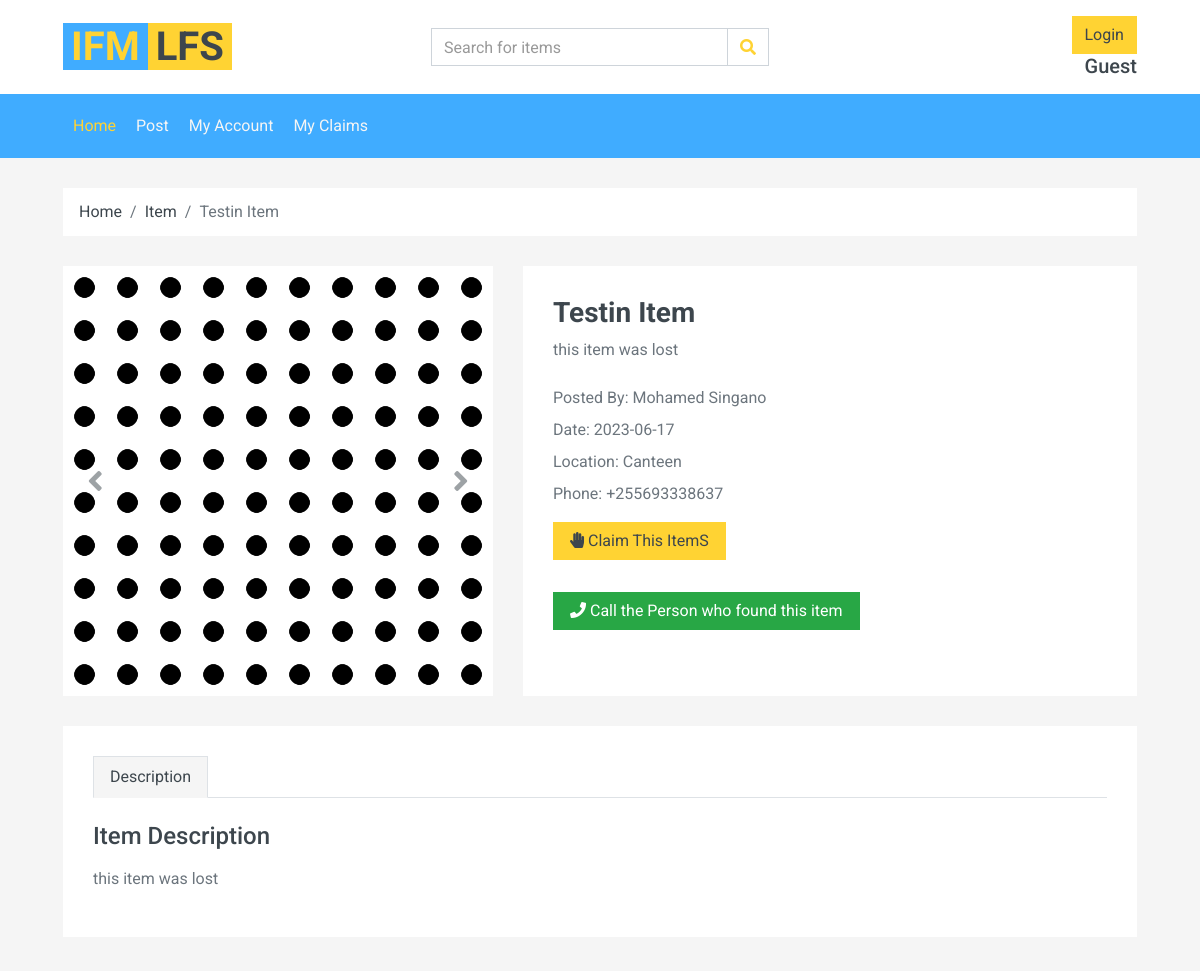
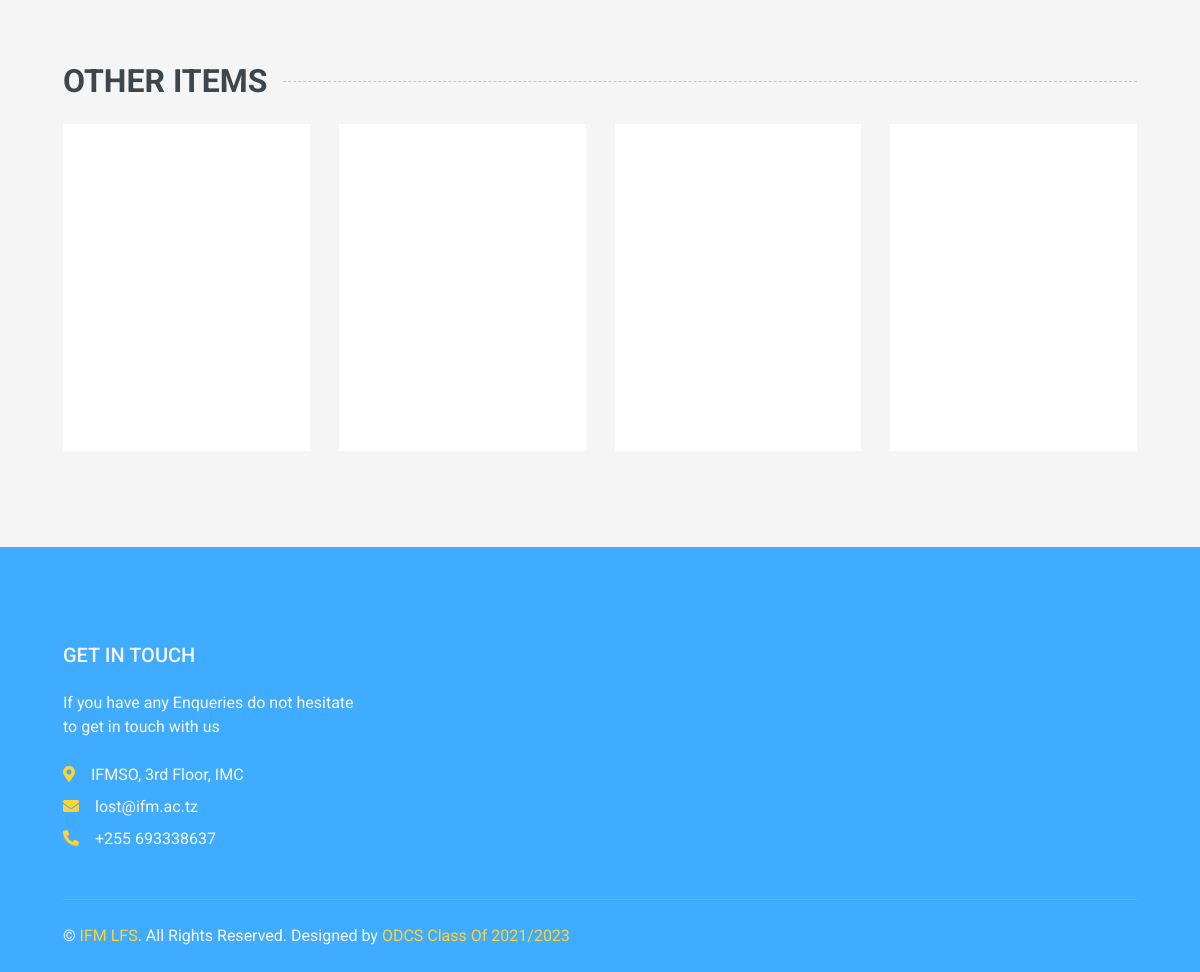
Screenshot of /detail.php?id=13 with the database file from the repository (2 pictures, top to bottom).
### tables this page shows
CREATE TABLE `items` (
  `item_id` int(11) NOT NULL AUTO_INCREMENT,
  `item_name` varchar(255) DEFAULT NULL,
  `category` varchar(255) DEFAULT NULL,
  `description` varchar(255) DEFAULT NULL,
  `postedby` int(11) DEFAULT NULL,
  `location_found` varchar(255) DEFAULT NULL,
  `location_lost` varchar(255) DEFAULT NULL,
  `date_found` varchar(255) DEFAULT NULL,
  `date_lost` varchar(255) DEFAULT NULL,
  `owner_name` varchar(255) DEFAULT NULL,
  `owner_contact` varchar(255) DEFAULT NULL,
  `claimed` tinyint(1) DEFAULT 0,
  `foundby` int(11) DEFAULT NULL,
  `type` varchar(255) DEFAULT NULL,
  `claimed_by` int(11) DEFAULT NULL,
  `status` int(11) DEFAULT 0,
  `claimed_date` date DEFAULT NULL,
  `image` varchar(255) DEFAULT NULL,
  PRIMARY KEY (`item_id`),
  KEY `postedby` (`postedby`),
  KEY `claimed_by` (`claimed_by`),
  KEY `foundby` (`foundby`),
  CONSTRAINT `items_ibfk_1` FOREIGN KEY (`postedby`) REFERENCES `users` (`id`),
  CONSTRAINT `items_ibfk_2` FOREIGN KEY (`claimed_by`) REFERENCES `users` (`id`),
  CONSTRAINT `items_ibfk_3` FOREIGN KEY (`foundby`) REFERENCES `users` (`id`)
);

CREATE TABLE `users` (
  `id` int(11) NOT NULL AUTO_INCREMENT,
  `username` varchar(50) DEFAULT NULL,
  `email` varchar(50) DEFAULT NULL,
  `password` varchar(50) DEFAULT NULL,
  `first_name` varchar(50) DEFAULT NULL,
  `middle_name` varchar(50) DEFAULT NULL,
  `lastname` varchar(50) DEFAULT NULL,
  `student_id` varchar(50) DEFAULT NULL,
  `phone` varchar(50) DEFAULT NULL,
  `role` int(11) DEFAULT NULL,
  `resetcode` int(11) DEFAULT NULL,
  `resettoken` varchar(50) DEFAULT NULL,
  `expireat` int(50) DEFAULT NULL,
  `verifytoken` varchar(255) DEFAULT NULL,
  `verified` int(11) DEFAULT 0,
  `code` varchar(50) DEFAULT NULL,
  PRIMARY KEY (`id`)
);

### detail.php (the view, shortened to what this page needs)
<!DOCTYPE html>
<html lang="en">
<head>
    <link href="https://cdnjs.cloudflare.com/ajax/libs/font-awesome/5.10.0/css/all.min.css" rel="stylesheet">
    <link href="lib/animate/animate.min.css" rel="stylesheet">
    <link href="lib/owlcarousel/assets/owl.carousel.min.css" rel="stylesheet">
    <link href="css/style.css" rel="stylesheet">
</head>
<body>
    <div class="container-fluid">
        <div class="row align-items-center bg-light py-3 px-xl-5 d-none d-lg-flex">
            <div class="col-lg-4">
                <a href="index.php" class="text-decoration-none">
                    <span class="h1 text-uppercase text-primary bg-dark px-2">IFM</span>
                    <span class="h1 text-uppercase text-dark bg-primary px-2 ml-n1"> LFS</span>
                </a>
            </div>
            <div class="col-lg-4 col-6 text-left">
                <form action="search.php">
                    <div class="input-group">
                        <input name="query" type="text" class="form-control" placeholder="Search for items">
                        <div class="input-group-append">
                            <span class="input-group-text bg-transparent text-primary">
                                <i class="fa fa-search"></i>
                            </span>
                        </div>
                    </div>
                </form>
            </div>
            <div class="col-lg-4 col-6 text-right">
                <?php
                if(isset($_SESSION['username'])){
                    $fname = $_SESSION['first_name'] .' '. $_SESSION['lastname'];
                   echo '<p class="m-0"><a class="btn btn-danger" href="helpers/logout.php">Log out</a></p>
                    <h5 class="m-0">'.$fname.'</h5>';
                }else{
                    echo '<p class="m-0"><a class="btn btn-primary" href="login.php">Login</a></p>
                    <h5 class="m-0">Guest</h5>';
                }
                ?>
            </div>
        </div>
    </div>
    <div class="container-fluid bg-dark mb-30">
        <div class="row px-xl-5">
            <div class="col-lg-9">
                <nav class="navbar navbar-expand-lg bg-dark navbar-dark py-3 py-lg-0 px-0">
                    <div class="collapse navbar-collapse justify-content-between" id="navbarCollapse">
                        <div class="navbar-nav mr-auto py-0">
                            <a href="index.php" class="nav-item nav-link active">Home</a>
                            <a href="post.php" class="nav-item nav-link">Post</a>
                            <a href="myaccount.php" class="nav-item nav-link">My Account</a>
                            <a href="myaclaims.php" class="nav-item nav-link">My Claims</a>
                        </div>
                    </div>
                </nav>
            </div>
        </div>
    </div>
    <div class="container-fluid">
        <div class="row px-xl-5">
            <div class="col-12">
                <nav class="breadcrumb bg-light mb-30">
                    <a class="breadcrumb-item text-dark" href="index.php">Home</a>
                    <a class="breadcrumb-item text-dark" href="#">Item</a>
                    <?php
                        $id = $_GET['id'];
                        include 'helpers/dbcon.inc.php';
                        $query = "SELECT item_name FROM items WHERE item_id = $id";
                        $res = $conn->query($query);
                        while($row = mysqli_fetch_assoc($res)){
                            $item_name = $row['item_name'];
                        }
                       echo '<span class="breadcrumb-item active">'.$item_name.'</span>';
                        ?>
                </nav>
            </div>
        </div>
    </div>
    <div class="container-fluid pb-5">
        <div class="row px-xl-5">
            <div class="col-lg-5 mb-30">
                <div id="product-carousel" class="carousel slide" data-ride="carousel">
                    <div class="carousel-inner bg-light">
                    <?php
                    $id = $_GET['id'];
                    include 'helpers/dbcon.inc.php';
                    $query = "SELECT image FROM items WHERE item_id = $id";
                    $res = $conn->query($query);
                    while($row = mysqli_fetch_assoc($res)){
                        $image = $row['image'];
                    }
                    echo '<div class="carousel-item active">
                    <img class="w-100 h-100" src="'.$image.'" alt="Image">
                    </div>';
                    ?>
                    </div>
                    <a class="carousel-control-prev" href="#product-carousel" data-slide="prev">
                        <i class="fa fa-2x fa-angle-left text-dark"></i>
                    </a>
                    <a class="carousel-control-next" href="#product-carousel" data-slide="next">
                        <i class="fa fa-2x fa-angle-right text-dark"></i>
                    </a>
                </div>
            </div>
            <div class="col-lg-7 h-auto mb-30">
                <div class="h-100 bg-light p-30">
                <?php
                    $id = $_GET['id'];
                    $itme_name = "";
                    include 'helpers/dbcon.inc.php';
                    $query = "SELECT item_name FROM items WHERE item_id = $id";
                    $res = $conn->query($query);
                    while($row = mysqli_fetch_assoc($res)){
                        $itme_name = $row['item_name'];
                    }
                    echo '<h3>'.$itme_name.'</h3>';
                    ?>
                    <?php
                    $id = $_GET['id'];
                    $descr = "";
                    include 'helpers/dbcon.inc.php';
                    $query = "SELECT description FROM items WHERE item_id = $id";
                    $res = $conn->query($query);
                    while($row = mysqli_fetch_assoc($res)){
                        $descr = $row['description'];
                    }
                    echo '<p class="mb-4">'.$descr.'</p>';
                    $sql = "SELECT items.*, users.*
                    FROM items
                    INNER JOIN users ON items.postedby = users.id
                    WHERE items.item_id = $id";
                    $result = $conn->query($sql);
                        $row = $result->fetch_assoc();
                        $postedby = $row['first_name'] .' '. $row['lastname'];
                        $date = $row['date_found'];
                        $place =  $row['location_found'];
                        $phone = $row['phone'];
                        $type = $row['type'];
                        $postedbyid = $row['postedby'];
                    echo '<p class="mb-2">Posted By: '.$postedby.'</p>';
                    echo '<p class="mb-2">Date: '.$date.'</p>';
                    echo '<p class="mb-2">Location: '.$place.'</p>';
                    echo '<p class="mb-2">Phone: '.$phone.'</p>';
                    echo '<div class="d-flex align-items-center mb-4 pt-2">';
                    if($type == 'Found'){
                        if($postedbyid != $_SESSION['id']){
                            echo "<a href='account/claimitem.php?itemid=$id'><button class='btn btn-primary px-3'><i class='fa fa-hand-paper mr-1'></i>Claim This ItemS</button></a>";
                        }
                    }else if($type == 'Lost'){
                        if($postedbyid == $_SESSION['id']){
                            echo '<a href="account/founditem.php?itemid='.$id.'"><button class="btn btn-success px-3"><i class="fa fa-hand-paper mr-1"></i>I Found My Item</button></a>';
                        }else if($postedby  != $_SESSION['id']){
                            echo '<a href="account/founditem.php?itemid='.$id.'"><button class="btn btn-success px-3"><i class="fa fa-hand-paper mr-1"></i>I Found This Item</button></a>';
                        }
                    }
                    echo '</div>';
                    echo '<div class="d-flex align-items-center mb-4 pt-2">';
                    if($type == 'Found'){
                        if($postedbyid != $_SESSION['id']){
                            echo '<a href="tel:'.$phone.'" class="btn btn-success px-3"><i class="fa fa-phone mr-1"></i>Call the Person who found this item</a>';
                        }
                    }else if($type == 'Lost'){
                        if($postedbyid != $_SESSION['id']){
                            echo '<a href="tel:'.$phone.'" class="btn btn-success px-3"><i class="fa fa-phone mr-1"></i>Call the person who lost this item</a>';
                        }
                    }
                    echo '</div>';
                    ?>
                </div>
            </div>
        </div>
        <div class="row px-xl-5">
            <div class="col">
                <div class="bg-light p-30">
                    <div class="nav nav-tabs mb-4">
                        <a class="nav-item nav-link text-dark active" data-toggle="tab" href="#tab-pane-1">Description</a>
                    </div>
                    <div class="tab-content">
                        <div class="tab-pane fade show active" id="tab-pane-1">
                            <h4 class="mb-3">Item Description</h4>
                            <?php
                                $id = $_GET['id'];
                                $descr = "";
                                include 'helpers/dbcon.inc.php';
                                $query = "SELECT description FROM items WHERE item_id = $id";
                                $res = $conn->query($query);
                                while($row = mysqli_fetch_assoc($res)){
                                    $descr = $row['description'];
                                }
                                echo "<p>$descr</p>";
                                ?>
                        </div>
                    </div>
                </div>
            </div>
        </div>
    </div>
    <div class="container-fluid py-5">
        <h2 class="section-title position-relative text-uppercase mx-xl-5 mb-4"><span class="bg-secondary pr-3">Other Items</span></h2>
        <div class="row px-xl-5">
            <div class="col">
                <div class="owl-carousel related-carousel">
                <?php
                include 'helpers/dbcon.inc.php';
                $query = "SELECT * FROM items ORDER BY item_id DESC LIMIT 4";
                $res = $conn->query($query);
                while($row = mysqli_fetch_assoc($res)){
                    echo '<div class="product-item bg-light">
                        <div class="product-img position-relative overflow-hidden">
                            <img class="img-fluid w-100" src="'.$row['image'].'" alt="">
                            <div class="product-action">
                                <a class="btn btn-outline-dark btn-square" href="detail.php?id='.$row['item_id'].'"><i class="fa fa-search"></i></a>
                            </div>
                        </div>
                        <div class="text-center py-4">
                            <a class="h6 text-decoration-none text-truncate" href="">'.$row['item_name'].'</a>
                            <div class="d-flex align-items-center justify-content-center mt-2">
                            </div>
                        </div>
                    </div>';
                    }
                    ?>
                </div>
            </div>
        </div>
    </div>
    <div class="container-fluid bg-dark text-secondary mt-5 pt-5">
        <div class="row px-xl-5 pt-5">
            <div class="col-lg-4 col-md-12 mb-5 pr-3 pr-xl-5">
                <h5 class="text-secondary text-uppercase mb-4">Get In Touch</h5>
                <p class="mb-4">If you have any Enqueries do not hesitate to get in touch with us</p>
                <p class="mb-2"><i class="fa fa-map-marker-alt text-primary mr-3"></i>IFMSO, 3rd Floor, IMC</p>
                <p class="mb-2"><i class="fa fa-envelope text-primary mr-3"></i>lost@ifm.ac.tz</p>
                <p class="mb-0"><i class="fa fa-phone-alt text-primary mr-3"></i>+255 693338637</p>
            </div>
        </div>
        <div class="row border-top mx-xl-5 py-4" style="border-color: rgba(256, 256, 256, .1) !important;">
            <div class="col-md-6 px-xl-0">
                <p class="mb-md-0 text-center text-md-left text-secondary">
                    &copy; <a class="text-primary" href="ifm.ac.tz">IFM LFS</a>. All Rights Reserved. Designed
                    by
                    <a class="text-primary" href="https://ifm.ac.tz">ODCS Class Of 2021/2023</a>
                </p>
            </div>
        </div>
    </div>
</body>
</html>

### rows the page displays
items: item_name "Testin Item", image (picture), description "this item was lost", postedby.lastname "Mohamed Singano", date_found "2023-06-17", location_found "Canteen", postedby.phone "+255693338637"
